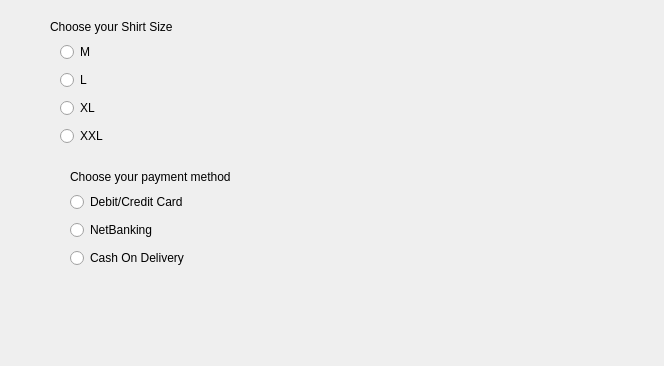
<?xml version="1.0" encoding="UTF-8"?>
<ui version="4.0">
 <class>Dialog</class>
 <widget class="QDialog" name="Dialog">
  <property name="geometry">
   <rect>
    <x>0</x>
    <y>0</y>
    <width>664</width>
    <height>366</height>
   </rect>
  </property>
  <property name="windowTitle">
   <string>Dialog</string>
  </property>
  <widget class="QLabel" name="label">
   <property name="geometry">
    <rect>
     <x>70</x>
     <y>156</y>
     <width>211</width>
     <height>41</height>
    </rect>
   </property>
   <property name="text">
    <string>Choose your payment method</string>
   </property>
  </widget>
  <widget class="QLabel" name="label_2">
   <property name="geometry">
    <rect>
     <x>50</x>
     <y>16</y>
     <width>161</width>
     <height>21</height>
    </rect>
   </property>
   <property name="text">
    <string>Choose your Shirt Size</string>
   </property>
  </widget>
  <widget class="QLabel" name="textTotalPrice">
   <property name="geometry">
    <rect>
     <x>50</x>
     <y>300</y>
     <width>591</width>
     <height>51</height>
    </rect>
   </property>
   <property name="text">
    <string/>
   </property>
  </widget>
  <widget class="QWidget" name="verticalLayoutWidget">
   <property name="geometry">
    <rect>
     <x>60</x>
     <y>40</y>
     <width>160</width>
     <height>112</height>
    </rect>
   </property>
   <layout class="QVBoxLayout" name="verticalLayout">
    <item>
     <widget class="QRadioButton" name="radioSizeM">
      <property name="text">
       <string>M</string>
      </property>
     </widget>
    </item>
    <item>
     <widget class="QRadioButton" name="radioSizeL">
      <property name="text">
       <string>L</string>
      </property>
     </widget>
    </item>
    <item>
     <widget class="QRadioButton" name="radioSizeXL">
      <property name="text">
       <string>XL</string>
      </property>
     </widget>
    </item>
    <item>
     <widget class="QRadioButton" name="radioSizeXXL">
      <property name="text">
       <string>XXL</string>
      </property>
     </widget>
    </item>
   </layout>
  </widget>
  <widget class="QWidget" name="verticalLayoutWidget_2">
   <property name="geometry">
    <rect>
     <x>70</x>
     <y>190</y>
     <width>181</width>
     <height>83</height>
    </rect>
   </property>
   <layout class="QVBoxLayout" name="verticalLayout_2">
    <item>
     <widget class="QRadioButton" name="radioCreditAndDebit">
      <property name="text">
       <string>Debit/Credit Card</string>
      </property>
     </widget>
    </item>
    <item>
     <widget class="QRadioButton" name="radioNetBanking">
      <property name="text">
       <string>NetBanking</string>
      </property>
     </widget>
    </item>
    <item>
     <widget class="QRadioButton" name="radioCash">
      <property name="text">
       <string>Cash On Delivery</string>
      </property>
     </widget>
    </item>
   </layout>
  </widget>
 </widget>
 <resources/>
 <connections/>
</ui>
